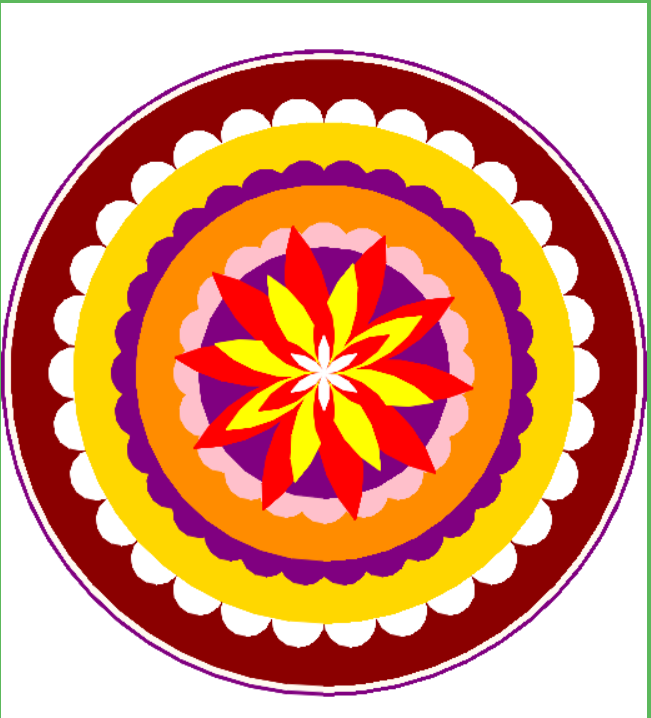

Source code (Python):
import turtle
import math

screen = turtle.Screen()
screen.bgcolor("white")
t = turtle.Turtle()
t.speed(0)

def draw_circle(radius, color):
    t.penup()
    t.goto(0, -radius)
    t.pendown()
    t.color(color)
    t.begin_fill()
    t.circle(radius)
    t.end_fill()

def draw_petal(radius, angle, color):
    t.color(color)
    t.begin_fill()
    for _ in range(2):
        t.circle(radius, angle)
        t.left(180 - angle)
    t.end_fill()

def draw_flower(petal_count, radius, angle, color):
    for _ in range(petal_count):
        draw_petal(radius, angle, color)
        t.right(360 / petal_count)


def draw_overlapping_flowers():
    t.penup()  
    t.goto(0, 0)  
    t.pendown()  

  
    draw_flower(10, 120, 60, "red")  

    
    draw_flower(8, 90, 60, "yellow")  

    
    draw_flower(6, 60, 60, "red")  

    
    draw_flower(6, 30, 60, "white") 

def draw_circle_ring(radius, circle_radius, count, color):
    t.penup()
    for i in range(count):
        angle = 360 / count * i
        x = radius * math.cos(math.radians(angle))
        y = radius * math.sin(math.radians(angle))
        t.goto(x, y - circle_radius)
        t.pendown()
        t.color(color)
        t.begin_fill()
        t.circle(circle_radius)
        t.end_fill()
        t.penup()


def draw_concentric_circles():
    draw_circle(258,"purple")
    draw_circle(255,"floralwhite")
    draw_circle(250,"darkred")
    draw_circle_ring(200,20 ,30,"white")
    draw_circle(200, "gold")  

    draw_circle_ring(150,20,30,"purple")
    
    draw_circle(150, "darkorange")  

    draw_circle_ring(100, 20,20,"pink")

    draw_circle(100, "purple") 


draw_concentric_circles()  
draw_overlapping_flowers()  

t.hideturtle()
turtle.done()
